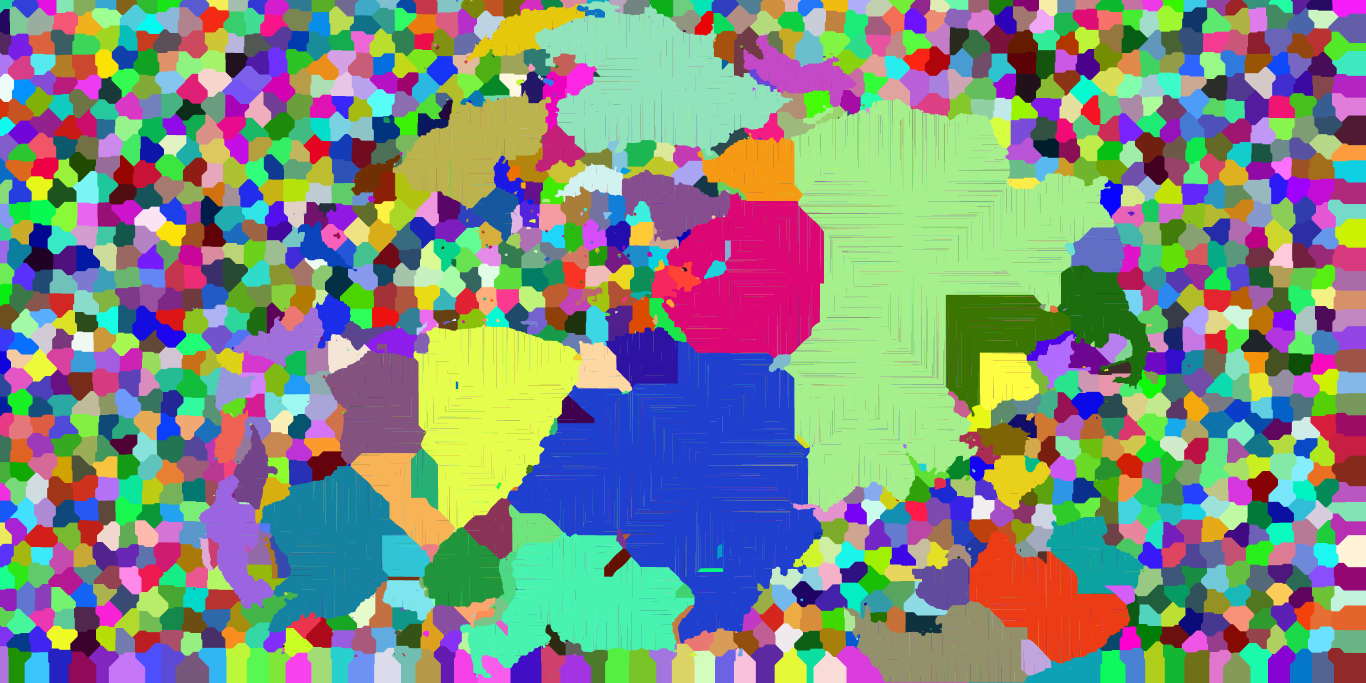
#> input picture worldsource/map_data/provinces.png, 8192 x 4096 px (shown at 1/6 size)
$ python build_world_names.py
#> lines starting #> are read from the running program, lines starting #| are printed output that depends on the picture
#!/usr/bin/env python3
"""Name the invented world's oceans and mountain ranges after the artwork.

The hand-drawn map (worldsource/worldmap.png) labels its seas with big
engraved letter arcs and its ranges with red ridge lettering. Those names
were read off the drawing and anchored here at source-image coordinates;
every sea province takes the name of its nearest sea anchor, and every
mountain province takes the name of its nearest range anchor (within a
cap, so unnamed minor ranges keep their generated names).

Writes worldsource/map_data/names.csv ("id;name") which
tools/build_fixed_map.py picks up via GH_NAMES_FILE.

Needs pillow, numpy and scipy (all installed by the build workflow).
"""
import csv
import re
import numpy as np
from PIL import Image
from scipy import ndimage

ROOT = __import__("pathlib").Path(__file__).resolve().parent.parent
MD = ROOT / "worldsource" / "map_data"
Image.MAX_IMAGE_PIXELS = None
X0 = 907                       # the drawing sits at this x offset on the canvas

# (y, x) anchors in source-image coordinates, read from the artwork
SEAS = {
    "Lindmare": [(60, 1700), (90, 1950), (130, 2200)],
    "Qveen's Sae": [(650, 940), (850, 860), (1050, 780)],
    "Abvlidron": [(1160, 1100), (1250, 1230), (1330, 1360)],
    "Vvnvnd": [(1900, 280), (2050, 270), (2200, 260)],
    "Ioyity": [(2200, 880), (2400, 900), (2600, 850), (2800, 800)],
    "The Passapartagos": [(1580, 1700), (1600, 2200), (1620, 2700), (1300, 2400)],
    "Grandiver": [(900, 2850), (920, 3100), (940, 3350)],
    "Breadwaters": [(80, 3700), (120, 4200), (160, 4700)],
    "Lvnmare": [(450, 4600), (600, 4750), (750, 4880)],
    "Impermare": [(1200, 5800), (1500, 5900), (1800, 6000)],
    "Oliver": [(2100, 5550), (2110, 5700)],
    "Bazimare": [(2400, 5950), (2700, 6000), (3000, 6050)],
    "Yearlos": [(3170, 5100), (3190, 5300)],
    "Kisocletian Way": [(3500, 3900), (3600, 4200), (3650, 4500), (3220, 4680)],
    "The Dangers": [(3950, 2300), (3980, 2600), (4000, 2900)],
    "Is Vdan": [(3780, 1450), (3810, 1650), (3840, 1830)],
    "Sayen": [(3900, 5700), (3980, 5900)],
}
RANGES = {
    "Shaorg Crvip": [(760, 1600), (860, 1810)],
    "Saghclios": [(200, 2100)],
    "Killopis": [(497, 2700)],
    "Trapomes": [(920, 3450)],
    "Whateview": [(1200, 4360)],
    "The Grvdges": [(1850, 4200), (2200, 4200), (2450, 4300)],
    "Tinmill": [(1140, 5450)],
    "Wolenhills": [(630, 4380)],
    "Doshhills": [(820, 4450)],
    "Amewill": [(1930, 5610)],
    "Spyarber": [(3880, 5620)],
    "Ragsas": [(4000, 5200)],
    "Cimbin Jealen": [(3220, 2100), (3120, 2450)],
    "Eymbvsry": [(3600, 1550)],
    "Annhvr": [(3040, 1900)],
    "Qimarre": [(3400, 3430)],
    "Resoeti": [(3120, 750)],
    "Rivnho": [(2800, 2920)],
}
RANGE_CAP = 700.0              # px: ranges farther than this stay unnamed
SEA_CAP = 1000.0               # px: keeps inland lakes out of the ocean names

print("naming provinces ...")
prov = np.asarray(Image.open(MD / "provinces.png").convert("RGB"), dtype=np.uint32)
key = (prov[:, :, 0] << 16) | (prov[:, :, 1] << 8) | prov[:, :, 2]
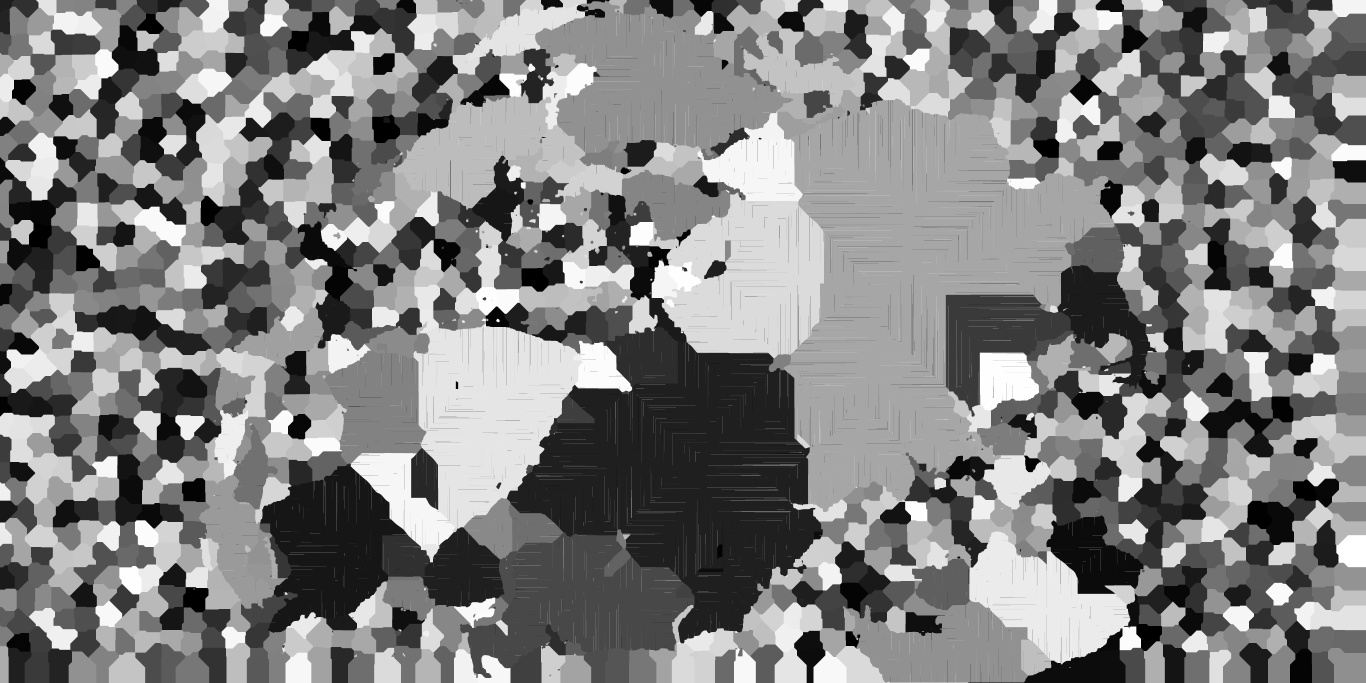
#> key: shape (4096, 8192) uint32 (shown at 1/6 size); min 7241, max 16774360, mean 8511129.8; drawn with min black and max white
H, W = key.shape
#> H = 4096; W = 8192

col2id = {}
#> (the run stopped early here; a loop or call above may not have finished)
